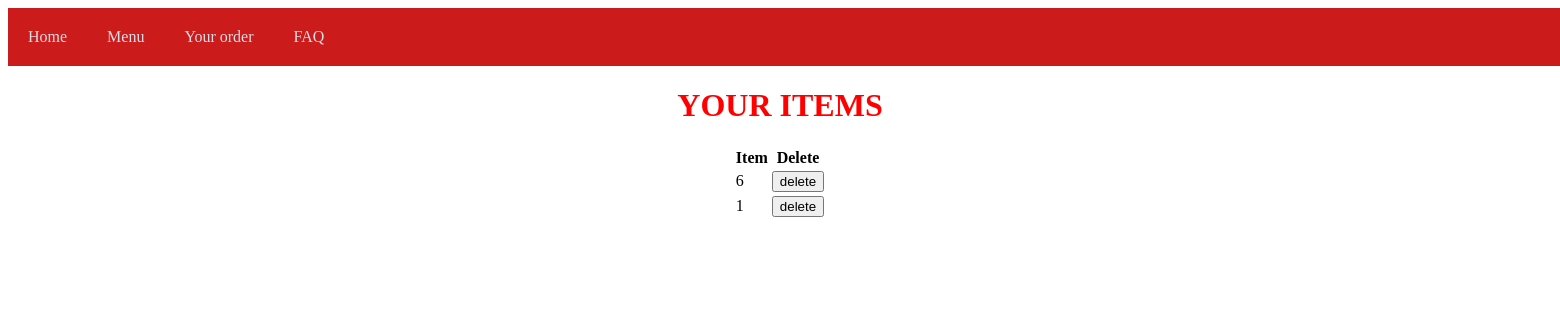
The page /orders on the database as committed earlier.
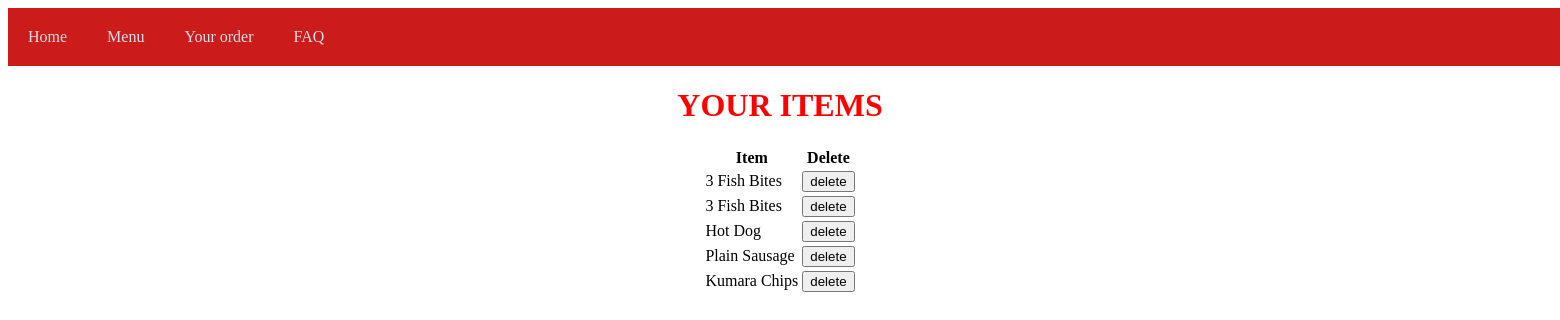
The same page on the database as committed later.
### tables this page shows
CREATE TABLE order_item (item_id STRING REFERENCES item (name), id INTEGER PRIMARY KEY);

### main.py (the view)
@app.route("/orders")
def orders():
    cursor = get_db().cursor()
    sql = "SELECT * FROM order_item"
    cursor.execute(sql)
    results = cursor.fetchall()
    return render_template("order.html", results=results)

### main.py (called while the page is built)
def get_db():
    db = getattr(g, '_database', None)
    if db is None:
        db = g._database = sqlite3.connect(DATABASE)
    return db

@app.teardown_appcontext
def close_connection(exception):
    db = getattr(g, '_database', None)
    if db is not None:
        db.close()

### templates/order.html (shortened to what this page needs)
<!DOCTYPE html>
<html lang="en">
<head>
</head>
<link rel="stylesheet" href={{url_for('static',filename='stickymenu.css')}}>
<body>
  <div id="navbar">
      <a href="http://127.0.0.1:5000/home">Home</a>
      <a href="http://127.0.0.1:5000/menu">Menu</a>
      <a href="http://127.0.0.1:5000/orders">Your order</a>
      <a href="http://127.0.0.1:5000/faq">FAQ</a>
    </div>
<body>
  <h1>YOUR ITEMS</h1>
  <table class="center">
      <tr>
          <th>Item</th>
          <th>Delete</th>
      </tr>
  {% for order_item in results %}
  <tr>
      <td>{{ order_item[0] }}</td>
      <td>
        <form action="/delete" method="post">
        <input type="submit" value="delete">
        </form>
        </td>
    </tr>
  {% endfor %}
  </table>
    </body>
</html>

### static/stickymenu.css (style rules this page uses)
#navbar { overflow: hidden; background-color: rgb(204, 27, 27); margin: 0px; width: 150%; }
#navbar a { float: left; display: block; color: #d8dee7; text-align: center; padding: 20px; text-decoration: none; }

### templates/order.html (style rules this page uses)
h1 { color: red; text-align: center; }
table.center { margin-left: auto; margin-right: auto; }

Rows that differ between the two databases and show on the page:
removed order_item: item "6"
removed order_item: item "1"
added order_item: item "3 Fish Bites"
added order_item: item "3 Fish Bites"
added order_item: item "Hot Dog"
added order_item: item "Plain Sausage"
added order_item: item "Kumara Chips"
